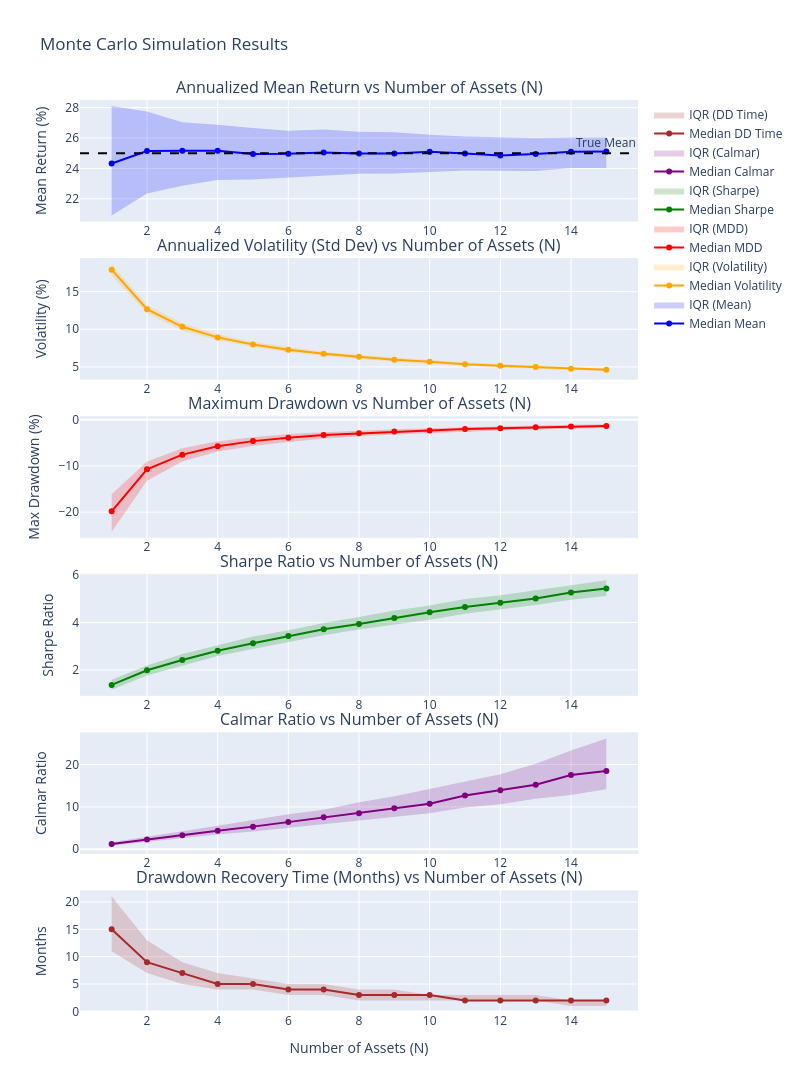

The cell this chart's notebook holds for it:
### Code cell
# Create subplots
fig = make_subplots(rows=6, cols=1, 
                    subplot_titles=('Annualized Mean Return vs Number of Assets (N)',
                                    'Annualized Volatility (Std Dev) vs Number of Assets (N)',
                                    'Maximum Drawdown vs Number of Assets (N)',
                                    'Sharpe Ratio vs Number of Assets (N)',
                                    'Calmar Ratio vs Number of Assets (N)',
                                    'Drawdown Recovery Time (Months) vs Number of Assets (N)'),
                    vertical_spacing=0.04)

# 1. Mean Return
fig.add_trace(go.Scatter(x=results['N'], y=results['mean_p50'], mode='lines+markers', name='Median Mean', line=dict(color='blue'), hovertemplate='N: %{x}<br>Mean: %{y:.4f}<extra></extra>'), row=1, col=1)
fig.add_trace(go.Scatter(x=results['N'], y=results['mean_p75'], mode='lines', line=dict(width=0), showlegend=False, hoverinfo='skip'), row=1, col=1)
fig.add_trace(go.Scatter(x=results['N'], y=results['mean_p25'], mode='lines', fill='tonexty', fillcolor='rgba(0,0,255,0.2)', line=dict(width=0), name='IQR (Mean)', hovertemplate='N: %{x}<br>25th-75th IQR<extra></extra>'), row=1, col=1)
fig.add_hline(y=annual_mean*100, line_dash="dash", line_color="black", annotation_text="True Mean", row=1, col=1)

# 2. Volatility
fig.add_trace(go.Scatter(x=results['N'], y=results['std_p50'], mode='lines+markers', name='Median Volatility', line=dict(color='orange'), hovertemplate='N: %{x}<br>Vol: %{y:.4f}<extra></extra>'), row=2, col=1)
fig.add_trace(go.Scatter(x=results['N'], y=results['std_p75'], mode='lines', line=dict(width=0), showlegend=False, hoverinfo='skip'), row=2, col=1)
fig.add_trace(go.Scatter(x=results['N'], y=results['std_p25'], mode='lines', fill='tonexty', fillcolor='rgba(255,165,0,0.2)', line=dict(width=0), name='IQR (Volatility)', hovertemplate='N: %{x}<br>25th-75th IQR<extra></extra>'), row=2, col=1)

# 3. Maximum Drawdown
fig.add_trace(go.Scatter(x=results['N'], y=results['mdd_p50'], mode='lines+markers', name='Median MDD', line=dict(color='red'), hovertemplate='N: %{x}<br>MDD: %{y:.4f}<extra></extra>'), row=3, col=1)
fig.add_trace(go.Scatter(x=results['N'], y=results['mdd_p75'], mode='lines', line=dict(width=0), showlegend=False, hoverinfo='skip'), row=3, col=1)
fig.add_trace(go.Scatter(x=results['N'], y=results['mdd_p25'], mode='lines', fill='tonexty', fillcolor='rgba(255,0,0,0.2)', line=dict(width=0), name='IQR (MDD)', hovertemplate='N: %{x}<br>25th-75th IQR<extra></extra>'), row=3, col=1)

# 4. Sharpe Ratio
fig.add_trace(go.Scatter(x=results['N'], y=results['sharpe_p50'], mode='lines+markers', name='Median Sharpe', line=dict(color='green'), hovertemplate='N: %{x}<br>Sharpe: %{y:.4f}<extra></extra>'), row=4, col=1)
fig.add_trace(go.Scatter(x=results['N'], y=results['sharpe_p75'], mode='lines', line=dict(width=0), showlegend=False, hoverinfo='skip'), row=4, col=1)
fig.add_trace(go.Scatter(x=results['N'], y=results['sharpe_p25'], mode='lines', fill='tonexty', fillcolor='rgba(0,128,0,0.2)', line=dict(width=0), name='IQR (Sharpe)', hovertemplate='N: %{x}<br>25th-75th IQR<extra></extra>'), row=4, col=1)

# 5. Calmar Ratio
fig.add_trace(go.Scatter(x=results['N'], y=results['calmar_p50'], mode='lines+markers', name='Median Calmar', line=dict(color='purple'), hovertemplate='N: %{x}<br>Calmar: %{y:.4f}<extra></extra>'), row=5, col=1)
fig.add_trace(go.Scatter(x=results['N'], y=results['calmar_p75'], mode='lines', line=dict(width=0), showlegend=False, hoverinfo='skip'), row=5, col=1)
fig.add_trace(go.Scatter(x=results['N'], y=results['calmar_p25'], mode='lines', fill='tonexty', fillcolor='rgba(128,0,128,0.2)', line=dict(width=0), name='IQR (Calmar)', hovertemplate='N: %{x}<br>25th-75th IQR<extra></extra>'), row=5, col=1)

# 6. Drawdown Recovery Time
fig.add_trace(go.Scatter(x=results['N'], y=results['dd_time_p50'], mode='lines+markers', name='Median DD Time', line=dict(color='brown'), hovertemplate='N: %{x}<br>DD Time: %{y:.4f}<extra></extra>'), row=6, col=1)
fig.add_trace(go.Scatter(x=results['N'], y=results['dd_time_p75'], mode='lines', line=dict(width=0), showlegend=False, hoverinfo='skip'), row=6, col=1)
fig.add_trace(go.Scatter(x=results['N'], y=results['dd_time_p25'], mode='lines', fill='tonexty', fillcolor='rgba(165,42,42,0.2)', line=dict(width=0), name='IQR (DD Time)', hovertemplate='N: %{x}<br>25th-75th IQR<extra></extra>'), row=6, col=1)

# Update layout
fig.update_layout(height=2000, width=800, title_text="Monte Carlo Simulation Results", showlegend=True, hovermode='x unified')
fig.update_xaxes(title_text="Number of Assets (N)", row=6, col=1)

# Set common labels
fig.update_yaxes(title_text="Mean Return (%)", row=1, col=1)
fig.update_yaxes(title_text="Volatility (%)", row=2, col=1)
fig.update_yaxes(title_text="Max Drawdown (%)", row=3, col=1)
fig.update_yaxes(title_text="Sharpe Ratio", row=4, col=1)
fig.update_yaxes(title_text="Calmar Ratio", row=5, col=1)
fig.update_yaxes(title_text="Months", row=6, col=1)

fig.show()

# Add standard matplotlib plots for Sharpe and Calmar Ratios
plt.figure(figsize=(14, 5))

# Sharpe Ratio Plot
plt.subplot(1, 2, 1)
plt.plot(results['N'], results['sharpe_p50'], 'g-o', label='Median Sharpe')
plt.fill_between(results['N'], results['sharpe_p25'], results['sharpe_p75'], color='green', alpha=0.2, label='IQR')
plt.title('Sharpe Ratio vs Number of Assets (N)')
plt.xlabel('Number of Assets (N)')
plt.ylabel('Sharpe Ratio')
plt.legend()
plt.grid(True, linestyle='--', alpha=0.7)

# Calmar Ratio Plot
plt.subplot(1, 2, 2)
plt.plot(results['N'], results['calmar_p50'], 'm-o', label='Median Calmar')
plt.fill_between(results['N'], results['calmar_p25'], results['calmar_p75'], color='purple', alpha=0.2, label='IQR')
plt.title('Calmar Ratio vs Number of Assets (N)')
plt.xlabel('Number of Assets (N)')
plt.ylabel('Calmar Ratio')
plt.legend()
plt.grid(True, linestyle='--', alpha=0.7)

plt.tight_layout()
plt.show()

### Figure 1 — Plotly figure (JSON) as saved in the notebook; plotly's stock layout.template omitted (floating-point values rounded to 4 significant figures)
{"data": [{"hovertemplate": "N: %{x}<br>Mean: %{y:.4f}<extra></extra>", "line": {"color": "blue"}, "mode": "lines+markers", "name": "Median Mean", "type": "scatter", "x": [1, 2, 3, 4, 5, 6, 7, 8, 9, 10, 11, 12, 13, 14, 15], "xaxis": "x", "y": [24.32, 25.15, 25.17, 25.17, 24.95, 24.97, 25.05, 24.97, 24.99, 25.11, 24.99, 24.85, 24.96, 25.1, 25.11], "yaxis": "y"}, {"hoverinfo": "skip", "line": {"width": 0}, "mode": "lines", "showlegend": false, "type": "scatter", "x": [1, 2, 3, 4, 5, 6, 7, 8, 9, 10, 11, 12, 13, 14, 15], "xaxis": "x", "y": [28.1, 27.75, 27.03, 26.88, 26.67, 26.48, 26.56, 26.42, 26.38, 26.21, 26.1, 26.07, 26.0, 26.04, 26.03], "yaxis": "y"}, {"fill": "tonexty", "fillcolor": "rgba(0,0,255,0.2)", "hovertemplate": "N: %{x}<br>25th-75th IQR<extra></extra>", "line": {"width": 0}, "mode": "lines", "name": "IQR (Mean)", "type": "scatter", "x": [1, 2, 3, 4, 5, 6, 7, 8, 9, 10, 11, 12, 13, 14, 15], "xaxis": "x", "y": [20.9, 22.34, 22.85, 23.23, 23.28, 23.41, 23.55, 23.65, 23.67, 23.78, 23.87, 23.85, 23.82, 24.03, 24.04], "yaxis": "y"}, {"hovertemplate": "N: %{x}<br>Vol: %{y:.4f}<extra></extra>", "line": {"color": "orange"}, "mode": "lines+markers", "name": "Median Volatility", "type": "scatter", "x": [1, 2, 3, 4, 5, 6, 7, 8, 9, 10, 11, 12, 13, 14, 15], "xaxis": "x2", "y": [17.91, 12.66, 10.32, 8.922, 7.967, 7.266, 6.741, 6.333, 5.959, 5.678, 5.342, 5.157, 4.975, 4.768, 4.609], "yaxis": "y2"}, {"hoverinfo": "skip", "line": {"width": 0}, "mode": "lines", "showlegend": false, "type": "scatter", "x": [1, 2, 3, 4, 5, 6, 7, 8, 9, 10, 11, 12, 13, 14, 15], "xaxis": "x2", "y": [18.65, 13.23, 10.79, 9.34, 8.305, 7.625, 7.026, 6.568, 6.212, 5.912, 5.599, 5.396, 5.19, 4.963, 4.802], "yaxis": "y2"}, {"fill": "tonexty", "fillcolor": "rgba(255,165,0,0.2)", "hovertemplate": "N: %{x}<br>25th-75th IQR<extra></extra>", "line": {"width": 0}, "mode": "lines", "name": "IQR (Volatility)", "type": "scatter", "x": [1, 2, 3, 4, 5, 6, 7, 8, 9, 10, 11, 12, 13, 14, 15], "xaxis": "x2", "y": [17.13, 12.12, 9.848, 8.536, 7.634, 6.958, 6.463, 6.062, 5.696, 5.426, 5.124, 4.918, 4.745, 4.551, 4.409], "yaxis": "y2"}, {"hovertemplate": "N: %{x}<br>MDD: %{y:.4f}<extra></extra>", "line": {"color": "red"}, "mode": "lines+markers", "name": "Median MDD", "type": "scatter", "x": [1, 2, 3, 4, 5, 6, 7, 8, 9, 10, 11, 12, 13, 14, 15], "xaxis": "x3", "y": [-19.82, -10.72, -7.547, -5.719, -4.618, -3.866, -3.294, -2.915, -2.551, -2.31, -1.972, -1.812, -1.641, -1.437, -1.342], "yaxis": "y3"}, {"hoverinfo": "skip", "line": {"width": 0}, "mode": "lines", "showlegend": false, "type": "scatter", "x": [1, 2, 3, 4, 5, 6, 7, 8, 9, 10, 11, 12, 13, 14, 15], "xaxis": "x3", "y": [-16.11, -9.038, -6.155, -4.64, -3.761, -3.099, -2.711, -2.296, -2.039, -1.814, -1.584, -1.411, -1.227, -1.072, -0.9564], "yaxis": "y3"}, {"fill": "tonexty", "fillcolor": "rgba(255,0,0,0.2)", "hovertemplate": "N: %{x}<br>25th-75th IQR<extra></extra>", "line": {"width": 0}, "mode": "lines", "name": "IQR (MDD)", "type": "scatter", "x": [1, 2, 3, 4, 5, 6, 7, 8, 9, 10, 11, 12, 13, 14, 15], "xaxis": "x3", "y": [-24.23, -13.22, -9.05, -6.843, -5.687, -4.813, -4.126, -3.58, -3.205, -2.871, -2.501, -2.293, -2.072, -1.928, -1.758], "yaxis": "y3"}, {"hovertemplate": "N: %{x}<br>Sharpe: %{y:.4f}<extra></extra>", "line": {"color": "green"}, "mode": "lines+markers", "name": "Median Sharpe", "type": "scatter", "x": [1, 2, 3, 4, 5, 6, 7, 8, 9, 10, 11, 12, 13, 14, 15], "xaxis": "x4", "y": [1.368, 1.985, 2.42, 2.812, 3.129, 3.435, 3.713, 3.937, 4.192, 4.436, 4.659, 4.832, 5.018, 5.266, 5.434], "yaxis": "y4"}, {"hoverinfo": "skip", "line": {"width": 0}, "mode": "lines", "showlegend": false, "type": "scatter", "x": [1, 2, 3, 4, 5, 6, 7, 8, 9, 10, 11, 12, 13, 14, 15], "xaxis": "x4", "y": [1.588, 2.185, 2.67, 3.046, 3.413, 3.675, 3.98, 4.228, 4.505, 4.716, 4.988, 5.149, 5.358, 5.586, 5.78], "yaxis": "y4"}, {"fill": "tonexty", "fillcolor": "rgba(0,128,0,0.2)", "hovertemplate": "N: %{x}<br>25th-75th IQR<extra></extra>", "line": {"width": 0}, "mode": "lines", "name": "IQR (Sharpe)", "type": "scatter", "x": [1, 2, 3, 4, 5, 6, 7, 8, 9, 10, 11, 12, 13, 14, 15], "xaxis": "x4", "y": [1.162, 1.763, 2.175, 2.591, 2.878, 3.182, 3.462, 3.705, 3.913, 4.114, 4.366, 4.544, 4.734, 4.959, 5.118], "yaxis": "y4"}, {"hovertemplate": "N: %{x}<br>Calmar: %{y:.4f}<extra></extra>", "line": {"color": "purple"}, "mode": "lines+markers", "name": "Median Calmar", "type": "scatter", "x": [1, 2, 3, 4, 5, 6, 7, 8, 9, 10, 11, 12, 13, 14, 15], "xaxis": "x5", "y": [1.225, 2.308, 3.283, 4.372, 5.347, 6.439, 7.54, 8.53, 9.705, 10.74, 12.71, 13.93, 15.21, 17.55, 18.48], "yaxis": "y5"}, {"hoverinfo": "skip", "line": {"width": 0}, "mode": "lines", "showlegend": false, "type": "scatter", "x": [1, 2, 3, 4, 5, 6, 7, 8, 9, 10, 11, 12, 13, 14, 15], "xaxis": "x5", "y": [1.659, 2.881, 4.268, 5.56, 6.911, 8.294, 9.339, 11.09, 12.5, 14.21, 16.02, 17.73, 20.2, 23.31, 26.17], "yaxis": "y5"}, {"fill": "tonexty", "fillcolor": "rgba(128,0,128,0.2)", "hovertemplate": "N: %{x}<br>25th-75th IQR<extra></extra>", "line": {"width": 0}, "mode": "lines", "name": "IQR (Calmar)", "type": "scatter", "x": [1, 2, 3, 4, 5, 6, 7, 8, 9, 10, 11, 12, 13, 14, 15], "xaxis": "x5", "y": [0.9203, 1.79, 2.608, 3.51, 4.184, 5.07, 5.917, 6.837, 7.65, 8.494, 9.859, 10.65, 11.93, 12.81, 14.16], "yaxis": "y5"}, {"hovertemplate": "N: %{x}<br>DD Time: %{y:.4f}<extra></extra>", "line": {"color": "brown"}, "mode": "lines+markers", "name": "Median DD Time", "type": "scatter", "x": [1, 2, 3, 4, 5, 6, 7, 8, 9, 10, 11, 12, 13, 14, 15], "xaxis": "x6", "y": [15, 9, 7, 5, 5, 4, 4, 3, 3, 3, 2, 2, 2, 2, 2], "yaxis": "y6"}, {"hoverinfo": "skip", "line": {"width": 0}, "mode": "lines", "showlegend": false, "type": "scatter", "x": [1, 2, 3, 4, 5, 6, 7, 8, 9, 10, 11, 12, 13, 14, 15], "xaxis": "x6", "y": [21, 13, 9, 7, 6, 5, 5, 4, 4, 3, 3, 3, 3, 2, 2], "yaxis": "y6"}, {"fill": "tonexty", "fillcolor": "rgba(165,42,42,0.2)", "hovertemplate": "N: %{x}<br>25th-75th IQR<extra></extra>", "line": {"width": 0}, "mode": "lines", "name": "IQR (DD Time)", "type": "scatter", "x": [1, 2, 3, 4, 5, 6, 7, 8, 9, 10, 11, 12, 13, 14, 15], "xaxis": "x6", "y": [11, 7, 5, 4, 4, 3, 3, 2, 2, 2, 2, 2, 2, 1, 1], "yaxis": "y6"}], "layout": {"annotations": [{"font": {"size": 16}, "showarrow": false, "text": "Annualized Mean Return vs Number of Assets (N)", "x": 0.5, "xanchor": "center", "xref": "paper", "y": 1, "yanchor": "bottom", "yref": "paper"}, {"font": {"size": 16}, "showarrow": false, "text": "Annualized Volatility (Std Dev) vs Number of Assets (N)", "x": 0.5, "xanchor": "center", "xref": "paper", "y": 0.8267, "yanchor": "bottom", "yref": "paper"}, {"font": {"size": 16}, "showarrow": false, "text": "Maximum Drawdown vs Number of Assets (N)", "x": 0.5, "xanchor": "center", "xref": "paper", "y": 0.6533, "yanchor": "bottom", "yref": "paper"}, {"font": {"size": 16}, "showarrow": false, "text": "Sharpe Ratio vs Number of Assets (N)", "x": 0.5, "xanchor": "center", "xref": "paper", "y": 0.48, "yanchor": "bottom", "yref": "paper"}, {"font": {"size": 16}, "showarrow": false, "text": "Calmar Ratio vs Number of Assets (N)", "x": 0.5, "xanchor": "center", "xref": "paper", "y": 0.3067, "yanchor": "bottom", "yref": "paper"}, {"font": {"size": 16}, "showarrow": false, "text": "Drawdown Recovery Time (Months) vs Number of Assets (N)", "x": 0.5, "xanchor": "center", "xref": "paper", "y": 0.1333, "yanchor": "bottom", "yref": "paper"}, {"showarrow": false, "text": "True Mean", "x": 1, "xanchor": "right", "xref": "x domain", "y": 25, "yanchor": "bottom", "yref": "y"}], "height": 2000, "hovermode": "x unified", "shapes": [{"line": {"color": "black", "dash": "dash"}, "type": "line", "x0": 0, "x1": 1, "xref": "x domain", "y0": 25, "y1": 25, "yref": "y"}], "showlegend": true, "title": {"text": "Monte Carlo Simulation Results"}, "width": 800, "xaxis": {"anchor": "y", "domain": [0, 1]}, "xaxis2": {"anchor": "y2", "domain": [0, 1]}, "xaxis3": {"anchor": "y3", "domain": [0, 1]}, "xaxis4": {"anchor": "y4", "domain": [0, 1]}, "xaxis5": {"anchor": "y5", "domain": [0, 1]}, "xaxis6": {"anchor": "y6", "domain": [0, 1], "title": {"text": "Number of Assets (N)"}}, "yaxis": {"anchor": "x", "domain": [0.8667, 1], "title": {"text": "Mean Return (%)"}}, "yaxis2": {"anchor": "x2", "domain": [0.6933, 0.8267], "title": {"text": "Volatility (%)"}}, "yaxis3": {"anchor": "x3", "domain": [0.52, 0.6533], "title": {"text": "Max Drawdown (%)"}}, "yaxis4": {"anchor": "x4", "domain": [0.3467, 0.48], "title": {"text": "Sharpe Ratio"}}, "yaxis5": {"anchor": "x5", "domain": [0.1733, 0.3067], "title": {"text": "Calmar Ratio"}}, "yaxis6": {"anchor": "x6", "domain": [0, 0.1333], "title": {"text": "Months"}}}}
